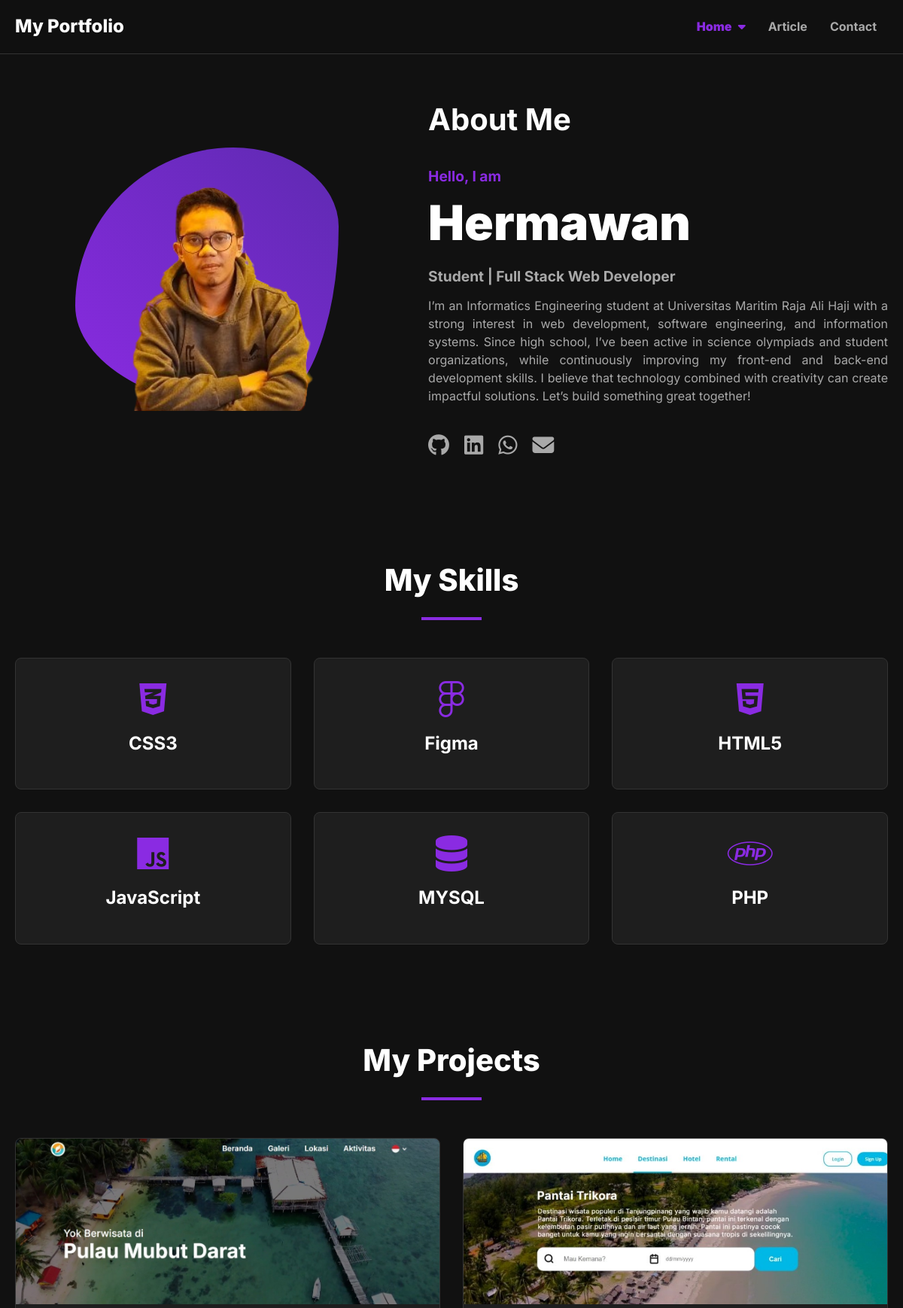
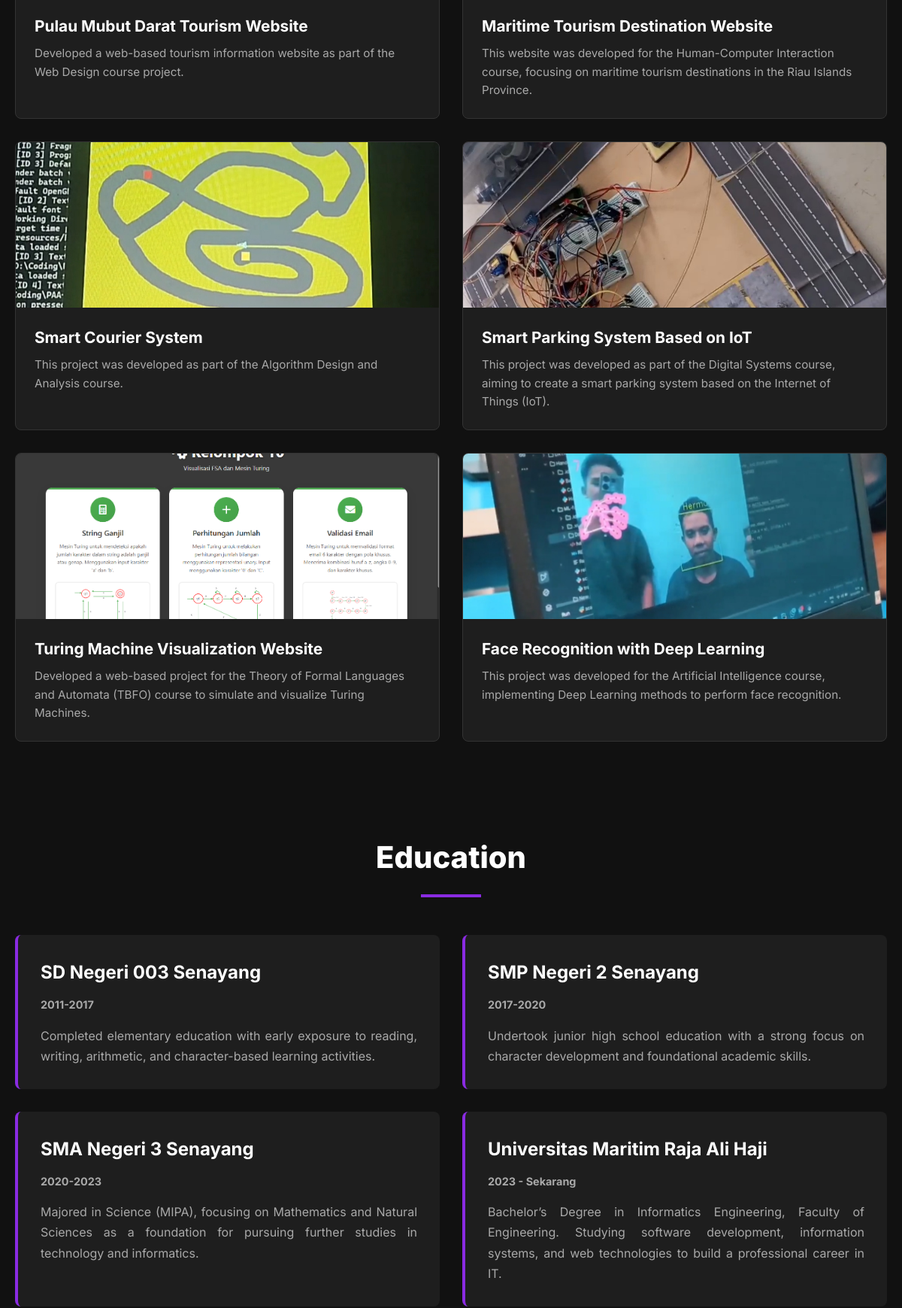
The page / (upper part) on the database its author committed (2 pictures, top to bottom).
### tables this page shows
CREATE TABLE `skills` (
  `id` int(11) NOT NULL,
  `skill_name` varchar(100) NOT NULL,
  `skill_icon` varchar(50) DEFAULT NULL
);

CREATE TABLE `projects` (
  `id` int(11) NOT NULL,
  `project_name` varchar(255) NOT NULL,
  `year` int(4) NOT NULL,
  `description` text NOT NULL,
  `project_image` varchar(255) DEFAULT NULL
);

CREATE TABLE `resume_items` (
  `id` int(11) NOT NULL,
  `type` enum('education','experience','organization') NOT NULL,
  `title` varchar(255) NOT NULL,
  `period` varchar(100) DEFAULT NULL,
  `description` text DEFAULT NULL
);

### index.php (the view, shortened to what this page needs)
<?php
require_once 'includes/header.php';
?>
<div class="container">
    <div class="section" id="home">
        <div class="hero">
            <div class="hero-image">
                <div class="image-blob-container">
                    <img src="images/<?php echo htmlspecialchars($settings['photo_profile']); ?>" alt="Foto Profil">
                </div>
            </div>
            <div class="hero-text">
                <h3 class="hero-section-subtitle">About Me</h3>
                <p class="hero-greeting">Hello, I am</p>
                <h1><?php echo htmlspecialchars($settings['full_name']); ?></h1>
                <p class="hero-role"><?php echo htmlspecialchars($settings['tagline']); ?></p>
                <p class="hero-bio"><?php echo nl2br(htmlspecialchars($settings['summary'])); ?></p>
                <div class="social-links-hero">
                    <?php if (!empty($settings['contact_github'])): ?><a href="<?php echo htmlspecialchars($settings['contact_github']); ?>" target="_blank" aria-label="GitHub"><i class="fab fa-github"></i></a><?php endif; ?>
                    <?php if (!empty($settings['contact_linkedin'])): ?><a href="<?php echo htmlspecialchars($settings['contact_linkedin']); ?>" target="_blank" aria-label="LinkedIn"><i class="fab fa-linkedin"></i></a><?php endif; ?>
                    <?php if (!empty($settings['contact_whatsapp'])): ?><a href="https://wa.me/<?php echo htmlspecialchars($settings['contact_whatsapp']); ?>" target="_blank" aria-label="WhatsApp"><i class="fab fa-whatsapp"></i></a><?php endif; ?>
                    <?php if (!empty($settings['contact_email'])): ?><a href="mailto:<?php echo htmlspecialchars($settings['contact_email']); ?>" target="_blank" aria-label="Email"><i class="fas fa-envelope"></i></a><?php endif; ?>
                </div>
            </div>
        </div>
    </div>
    <div class="section" id="keahlian">
         <h2 class="section-title">My Skills</h2>
         <div class="skills-grid">
            <?php
            $skills_result = mysqli_query($conn, "SELECT * FROM skills ORDER BY skill_name ASC");
            while($skill = mysqli_fetch_assoc($skills_result)):
            ?>
                <div class="skill-card">
                    <?php if(!empty($skill['skill_icon'])) echo '<i class="' . htmlspecialchars($skill['skill_icon']) . '"></i>'; ?>
                    <h3><?php echo htmlspecialchars($skill['skill_name']); ?></h3>
                </div>
            <?php endwhile; ?>
         </div>
    </div>
    <div class="section" id="proyek">
        <h2 class="section-title">My Projects</h2>
        <div class="project-grid">
            <?php
            $projects_result = mysqli_query($conn, "SELECT * FROM projects ORDER BY year DESC");
            while ($project = mysqli_fetch_assoc($projects_result)) {
                echo "<div class='project-card'><img src='images/projects/" . htmlspecialchars($project['project_image'] ?? 'default.jpg') . "' alt='" . htmlspecialchars($project['project_name']) . "'><div class='project-info'><h3>" . htmlspecialchars($project['project_name']) . "</h3><p>" . nl2br(htmlspecialchars($project['description'])) . "</p></div></div>";
            }
            ?>
        </div>
    </div>
    <div class="section" id="pendidikan"><h2 class="section-title">Education</h2><div class="resume-grid"><?php $education_result = mysqli_query($conn, "SELECT * FROM resume_items WHERE type='education' ORDER BY id DESC"); while($item = mysqli_fetch_assoc($education_result)): ?><div class="resume-card"><h3><?php echo htmlspecialchars($item['title']); ?></h3><p class="resume-period"><?php echo htmlspecialchars($item['period']); ?></p><p><?php echo nl2br(htmlspecialchars($item['description'])); ?></p></div><?php endwhile; ?></div></div>
</div>
<?php
include 'includes/footer.php';
?>

### css/style.css (style rules this page uses)
:root { --bg-dark: #111111; --bg-surface: #1e1e1e; --primary-purple: #8A2BE2; --text-heading: #FFFFFF; --text-body: #A9A9A9; --border-color: #333333; --btn-primary-bg: var(--primary-purple); }
* { margin: 0; padding: 0; box-sizing: border-box; }
html { scroll-behavior: smooth; }
body { font-family: 'Inter', sans-serif; background-color: var(--bg-dark); color: var(--text-body); line-height: 1.7; }
.container { max-width: 1200px; margin: 0 auto; padding: 0 20px; }
h1, h2, h3, h4 { color: var(--text-heading); }
h1 { font-size: 4rem; font-weight: 900; line-height: 1.1; margin-bottom: 20px; }
h2.section-title { font-size: 2.5rem; font-weight: 800; text-align: center; margin-bottom: 50px; position: relative; }
h2.section-title::after { content: ''; display: block; width: 80px; height: 4px; background-color: var(--primary-purple); margin: 15px auto 0; }
h3 { font-size: 1.8rem; font-weight: 700; margin-bottom: 10px; }
.container>.section:first-child { padding-top: 120px; }
.section { padding: 60px 0; }
.hero { display: flex; align-items: center; gap: 40px; }
.hero-image { flex: 1; display: flex; justify-content: center; align-items: center; }
.hero-text { flex: 1.2; }
.hero-section-subtitle { font-size: 2.5rem; font-weight: 700; color: var(--text-heading); margin-top: 0; margin-bottom: 25px; }
.hero-greeting { font-weight: 700; color: var(--primary-purple); margin-bottom: 10px; font-size: 1.2rem; }
.hero-role { font-size: 1.2rem; font-weight: 700; color: var(--text-body); margin-bottom: 10px; }
.hero-bio { line-height: 1.5; }
.social-links-hero { display: flex; align-items: center; gap: 20px; margin-top: 30px; }
.social-links-hero a { color: var(--text-body); font-size: 1.8rem; transition: color 0.3s ease, transform 0.3s ease; }
.image-blob-container { position: relative; width: 350px; height: 350px; }
.image-blob-container::before { content: ''; position: absolute; top: 0; left: 0; width: 100%; height: 100%; background: linear-gradient(45deg, var(--primary-purple), #5e2ab1); border-radius: 60% 40% 30% 70% / 60% 30% 70% 40%; animation: blob-morph 8s ease-in-out infinite; z-index: 1; }
.image-blob-container img { position: relative; z-index: 2; width: 100%; height: 100%; object-fit: cover; border-radius: inherit; }
.skills-grid { display: grid; grid-template-columns: repeat(auto-fit, minmax(300px, 1fr)); gap: 30px; }
.skill-card { background-color: var(--bg-surface); padding: 30px; border-radius: 8px; text-align: center; border: 1px solid var(--border-color); }
.skill-card i { font-size: 3rem; color: var(--primary-purple); margin-bottom: 15px; }
.skill-card h3 { font-size: 1.5rem; }
.resume-grid { display: grid; grid-template-columns: repeat(auto-fit, minmax(400px, 1fr)); gap: 30px; }
.resume-card { background-color: var(--bg-surface); padding: 30px; border-radius: 8px; border-left: 4px solid var(--primary-purple); transition: transform 0.3s ease, box-shadow 0.3s ease; }
.resume-card h3 { font-size: 1.5rem; }
.resume-card .resume-period { font-weight: 700; color: var(--text-body); margin-top: 5px; margin-bottom: 15px; font-size: 0.9rem; }
.project-grid { display: grid; grid-template-columns: repeat(2, 1fr); gap: 30px; }
.project-card { background-color: var(--bg-surface); border: 1px solid var(--border-color); border-radius: 8px; overflow: hidden; transition: transform 0.3s ease, box-shadow 0.3s ease; display: flex; flex-direction: column; }
.project-card img { width: 100%; height: 220px; object-fit: cover; display: block; flex-shrink: 0; }
.project-info { padding: 25px; flex-grow: 1; }
.project-info h3 { font-size: 1.3rem; line-height: 1.4; }
.project-info p { font-size: 0.95rem; line-height: 1.6; text-align: left; }
.hero-bio, .resume-card p, .skill-card p, .article-content p, .service-item p { text-align: justify; text-align-last: left; }

### rows shown on the page
skills: skill_name "CSS3"
skills: skill_name "Figma"
skills: skill_name "HTML5"
skills: skill_name "JavaScript"
skills: skill_name "MYSQL"
skills: skill_name "PHP"
projects: project_image (picture), project_name "Pulau Mubut Darat Tourism Website", description "Developed a web-based tourism information website as part of the Web Design course project."
projects: project_image (picture), project_name "Maritime Tourism Destination Website", description "This website was developed for the Human-Computer Interaction course, focusing on maritime tourism destinations in the Riau Islands Province."
projects: project_image (picture), project_name "Smart Courier System", description "This project was developed as part of the Algorithm Design and Analysis course."
projects: project_image (picture), project_name "Smart Parking System Based on IoT", description "This project was developed as part of the Digital Systems course, aiming to create a smart parking system based on the Internet of Things (IoT)."
projects: project_image (picture), project_name "Turing Machine Visualization Website", description "Developed a web-based project for the Theory of Formal Languages and Automata (TBFO) course to simulate and visualize Turing Machines."
projects: project_image (picture), project_name "Face Recognition with Deep Learning", description "This project was developed for the Artificial Intelligence course, implementing Deep Learning methods to perform face recognition."
resume_items: title "SD Negeri 003 Senayang", period "2011-2017", description "Completed elementary education with early exposure to reading, writing, arithmetic, and character-based learning activities."
resume_items: title "SMP Negeri 2 Senayang", period "2017-2020", description "Undertook junior high school education with a strong focus on character development and foundational academic skills."
resume_items: title "SMA Negeri 3 Senayang", period "2020-2023", description "Majored in Science (MIPA), focusing on Mathematics and Natural Sciences as a foundation for pursuing further studies in technology and informatics."
resume_items: title "Universitas Maritim Raja Ali Haji", period "2023 - Sekarang", description "Bachelor’s Degree in Informatics Engineering, Faculty of Engineering. Studying software development, information systems, and web technologies to build a professional career in IT."

### other values the page prints
$settings['full_name'] "Hermawan"
$settings['tagline'] "Student | Full Stack Web Developer"
